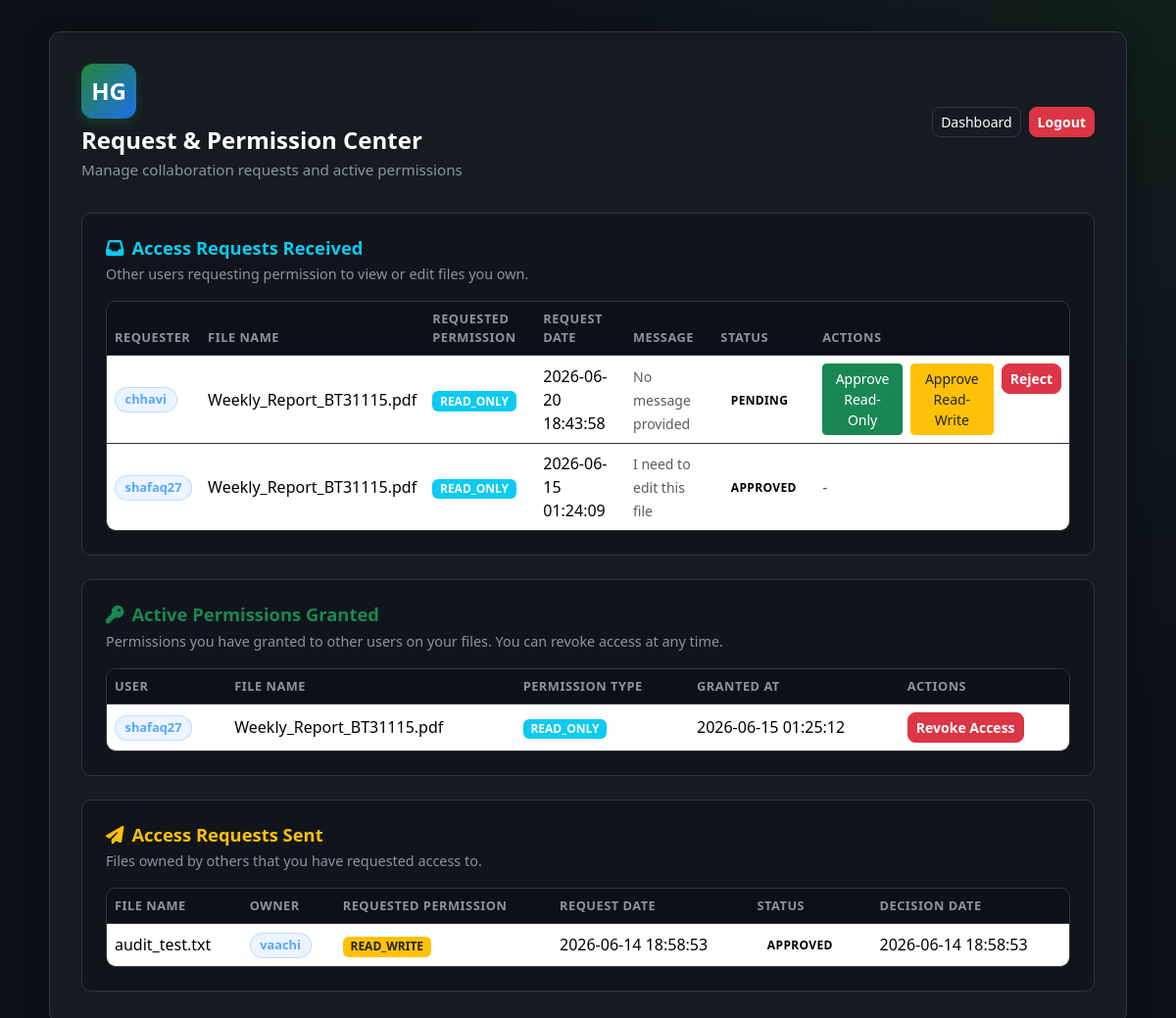
/requests (signed in), run on the app's committed database.
### tables this page shows
CREATE TABLE access_requests (
    id INTEGER PRIMARY KEY AUTOINCREMENT,
    file_id INTEGER NOT NULL,
    requester_id INTEGER NOT NULL,
    owner_id INTEGER NOT NULL,
    requested_permission TEXT NOT NULL, -- 'READ_ONLY' or 'READ_WRITE'
    status TEXT NOT NULL DEFAULT 'PENDING', -- 'PENDING', 'APPROVED', 'REJECTED', 'REVOKED'
    request_message TEXT,
    request_date TIMESTAMP DEFAULT CURRENT_TIMESTAMP,
    decision_date TIMESTAMP,
    FOREIGN KEY (file_id) REFERENCES files(id),
    FOREIGN KEY (requester_id) REFERENCES users(id),
    FOREIGN KEY (owner_id) REFERENCES users(id)
);

CREATE TABLE users (
    id INTEGER PRIMARY KEY AUTOINCREMENT,
    username TEXT NOT NULL UNIQUE,
    email TEXT NOT NULL UNIQUE,
    password_hash TEXT NOT NULL,
    created_at TIMESTAMP DEFAULT CURRENT_TIMESTAMP
, security_question TEXT NOT NULL DEFAULT 'q1', security_answer_hash TEXT NOT NULL DEFAULT '', email_verified INTEGER NOT NULL DEFAULT 0, last_login TIMESTAMP, account_status TEXT NOT NULL DEFAULT 'ACTIVE', failed_attempts INTEGER NOT NULL DEFAULT 0, locked_until TIMESTAMP);

CREATE TABLE files (
    id INTEGER PRIMARY KEY AUTOINCREMENT,
    owner_id INTEGER NOT NULL,
    original_filename TEXT NOT NULL,
    stored_filename TEXT NOT NULL,
    file_extension TEXT NOT NULL,
    file_size INTEGER NOT NULL,
    mime_type TEXT NOT NULL,
    sha256_hash TEXT NOT NULL,
    upload_time TIMESTAMP DEFAULT CURRENT_TIMESTAMP,
    last_verified TIMESTAMP,
    status TEXT NOT NULL DEFAULT 'ACTIVE',
    is_deleted INTEGER NOT NULL DEFAULT 0, content_hash TEXT,
    FOREIGN KEY (owner_id) REFERENCES users(id)
);

CREATE TABLE file_permissions (
    id INTEGER PRIMARY KEY AUTOINCREMENT,
    file_id INTEGER NOT NULL,
    user_id INTEGER NOT NULL,
    permission_type TEXT NOT NULL, -- 'READ_ONLY' or 'READ_WRITE'
    granted_by INTEGER NOT NULL,
    granted_at TIMESTAMP DEFAULT CURRENT_TIMESTAMP,
    FOREIGN KEY (file_id) REFERENCES files(id),
    FOREIGN KEY (user_id) REFERENCES users(id),
    FOREIGN KEY (granted_by) REFERENCES users(id),
    UNIQUE(file_id, user_id)
);

### app.py (the view)
@app.route("/requests")
@login_required
def requests_page():
    conn = get_db_connection()
    try:
        user_id = session["user_id"]
        requests_received = conn.execute(
            """
            SELECT r.*, f.original_filename, u.username AS requester_username
            FROM access_requests r
            INNER JOIN files f ON f.id = r.file_id
            INNER JOIN users u ON u.id = r.requester_id
            WHERE r.owner_id = ?
            ORDER BY r.request_date DESC
            """,
            (user_id,),
        ).fetchall()
        requests_sent = conn.execute(
            """
            SELECT r.*, f.original_filename, u.username AS owner_username
            FROM access_requests r
            INNER JOIN files f ON f.id = r.file_id
            INNER JOIN users u ON u.id = r.owner_id
            WHERE r.requester_id = ?
            ORDER BY r.request_date DESC
            """,
            (user_id,),
        ).fetchall()
        permissions_granted = conn.execute(
            """
            SELECT p.*, f.original_filename, u.username AS user_username
            FROM file_permissions p
            INNER JOIN files f ON f.id = p.file_id
            INNER JOIN users u ON u.id = p.user_id
            WHERE p.granted_by = ?
            ORDER BY p.granted_at DESC
            """,
            (user_id,),
        ).fetchall()
    finally:
        conn.close()
    return render_template(
        "requests.html",
        username=session.get("username"),
        requests_received=requests_received,
        requests_sent=requests_sent,
        permissions_granted=permissions_granted,
    )

### templates/requests.html (shortened to what this page needs)
<!DOCTYPE html>
<html lang="en">
<head>
    <link href="https://cdn.jsdelivr.net/npm/bootstrap@5.3.3/dist/css/bootstrap.min.css" rel="stylesheet">
    <link rel="stylesheet" href="https://cdnjs.cloudflare.com/ajax/libs/font-awesome/6.4.0/css/all.min.css">
    <link rel="stylesheet" href="{{ url_for('static', filename='css/style.css') }}">
</head>
<body>
    <div class="dashboard-wrapper">
        <div class="container dashboard-container">
            <div class="dashboard-card dashboard-card-wide mx-auto">
                <div class="dashboard-header">
                    <div>
                        <div class="brand-logo mb-2">HG</div>
                        <h1 class="welcome-text">Request & Permission Center</h1>
                        <p class="welcome-subtext">Manage collaboration requests and active permissions</p>
                    </div>
                    <div class="dashboard-actions">
                        <a href="{{ url_for('dashboard') }}" class="btn btn-outline-light btn-sm">Dashboard</a>
                        <a href="{{ url_for('logout') }}" class="btn btn-danger btn-sm">Logout</a>
                    </div>
                </div>
                <section class="dashboard-section mb-4">
                    <h2 class="section-title text-info"><i class="fa-solid fa-inbox me-2"></i>Access Requests Received</h2>
                    <p class="section-description">Other users requesting permission to view or edit files you own.</p>
                    {% if requests_received %}
                        <div class="table-responsive files-table-wrapper">
                            <table class="table files-table align-middle">
                                <thead>
                                    <tr>
                                        <th>Requester</th>
                                        <th>File Name</th>
                                        <th>Requested Permission</th>
                                        <th>Request Date</th>
                                        <th>Message</th>
                                        <th>Status</th>
                                        <th>Actions</th>
                                    </tr>
                                </thead>
                                <tbody>
                                    {% for req in requests_received %}
                                        <tr>
                                            <td><span class="owner-badge">{{ req.requester_username }}</span></td>
                                            <td>{{ req.original_filename }}</td>
                                            <td>
                                                <span class="badge {% if req.requested_permission == 'READ_WRITE' %}bg-warning text-dark{% else %}bg-info{% endif %}">
                                                    {{ req.requested_permission }}
                                                </span>
                                            </td>
                                            <td>{{ req.request_date }}</td>
                                            <td><small class="text-muted">{{ req.request_message or 'No message provided' }}</small></td>
                                            <td>
                                                <span class="status-badge status-{{ req.status|lower }}">{{ req.status }}</span>
                                            </td>
                                            <td>
                                                {% if req.status == 'PENDING' %}
                                                    <div class="d-flex gap-2">
                                                        <form action="{{ url_for('approve_request', request_id=req.id) }}" method="POST" class="d-inline">
                                                            <button type="submit" class="btn btn-success btn-sm">Approve Read-Only</button>
                                                        </form>
                                                        <form action="{{ url_for('approve_request', request_id=req.id) }}" method="POST" class="d-inline">
                                                            <button type="submit" class="btn btn-warning btn-sm text-dark">Approve Read-Write</button>
                                                        </form>
                                                        <form action="{{ url_for('reject_request', request_id=req.id) }}" method="POST" class="d-inline">
                                                            <button type="submit" class="btn btn-danger btn-sm">Reject</button>
                                                        </form>
                                                    </div>
                                                {% else %}
                                                    <span class="text-muted">-</span>
                                                {% endif %}
                                            </td>
                                        </tr>
                                    {% endfor %}
                                </tbody>
                            </table>
                        </div>
                    {% else %}
                        <div class="empty-state">
                            <p class="mb-0">No access requests received yet.</p>
                        </div>
                    {% endif %}
                </section>
                <section class="dashboard-section mb-4">
                    <h2 class="section-title text-success"><i class="fa-solid fa-key me-2"></i>Active Permissions Granted</h2>
                    <p class="section-description">Permissions you have granted to other users on your files. You can revoke access at any time.</p>
                    {% if permissions_granted %}
                        <div class="table-responsive files-table-wrapper">
                            <table class="table files-table align-middle">
                                <thead>
                                    <tr>
                                        <th>User</th>
                                        <th>File Name</th>
                                        <th>Permission Type</th>
                                        <th>Granted At</th>
                                        <th>Actions</th>
                                    </tr>
                                </thead>
                                <tbody>
                                    {% for perm in permissions_granted %}
                                        <tr>
                                            <td><span class="owner-badge">{{ perm.user_username }}</span></td>
                                            <td>{{ perm.original_filename }}</td>
                                            <td>
                                                <span class="badge {% if perm.permission_type == 'READ_WRITE' %}bg-warning text-dark{% else %}bg-info{% endif %}">
                                                    {{ perm.permission_type }}
                                                </span>
                                            </td>
                                            <td>{{ perm.granted_at }}</td>
                                            <td>
                                                <form action="{{ url_for('revoke_permission', permission_id=perm.id) }}" method="POST" onsubmit="return confirm('Revoke access for this user?');" class="d-inline">
                                                    <button type="submit" class="btn btn-danger btn-sm">Revoke Access</button>
                                                </form>
                                            </td>
                                        </tr>
                                    {% endfor %}
                                </tbody>
                            </table>
                        </div>
                    {% else %}
                        <div class="empty-state">
                            <p class="mb-0">No permissions granted yet.</p>
                        </div>
                    {% endif %}
                </section>
                <section class="dashboard-section">
                    <h2 class="section-title text-warning"><i class="fa-solid fa-paper-plane me-2"></i>Access Requests Sent</h2>
                    <p class="section-description">Files owned by others that you have requested access to.</p>
                    {% if requests_sent %}
                        <div class="table-responsive files-table-wrapper">
                            <table class="table files-table align-middle">
                                <thead>
                                    <tr>
                                        <th>File Name</th>
                                        <th>Owner</th>
                                        <th>Requested Permission</th>
                                        <th>Request Date</th>
                                        <th>Status</th>
                                        <th>Decision Date</th>
                                    </tr>
                                </thead>
                                <tbody>
                                    {% for req in requests_sent %}
                                        <tr>
                                            <td>{{ req.original_filename }}</td>
                                            <td><span class="owner-badge">{{ req.owner_username }}</span></td>
                                            <td>
                                                <span class="badge {% if req.requested_permission == 'READ_WRITE' %}bg-warning text-dark{% else %}bg-info{% endif %}">
                                                    {{ req.requested_permission }}
                                                </span>
                                            </td>
                                            <td>{{ req.request_date }}</td>
                                            <td>
                                                <span class="status-badge status-{{ req.status|lower }}">{{ req.status }}</span>
                                            </td>
                                            <td>{{ req.decision_date or '-' }}</td>
                                        </tr>
                                    {% endfor %}
                                </tbody>
                            </table>
                        </div>
                    {% else %}
                        <div class="empty-state">
                            <p class="mb-0">You have not sent any access requests yet.</p>
                        </div>
                    {% endif %}
                </section>
            </div>
        </div>
    </div>
</body>
</html>

### data on the page
access_requests: requester_username "chhavi", original_filename "Weekly_Report_BT31115.pdf", requested_permission "READ_ONLY", request_date "2026-06-20 18:43:58", request_message "No message provided", status "PENDING"
access_requests: requester_username "shafaq27", original_filename "Weekly_Report_BT31115.pdf", requested_permission "READ_ONLY", request_date "2026-06-15 01:24:09", request_message "I need to edit this file", status "APPROVED"
file_permissions: user_username "shafaq27", original_filename "Weekly_Report_BT31115.pdf", permission_type "READ_ONLY", granted_at "2026-06-15 01:25:12"
access_requests: original_filename "audit_test.txt", owner_username "vaachi", requested_permission "READ_WRITE", request_date "2026-06-14 18:58:53", status "APPROVED", decision_date "2026-06-14 18:58:53"
